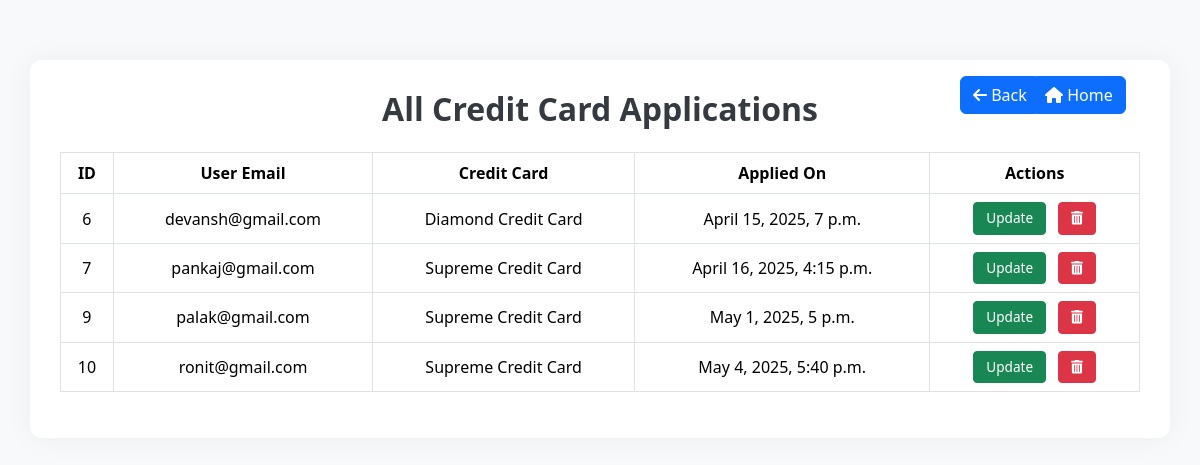
/credit/allcards/ (signed in), run on an earlier commit of the app's database.
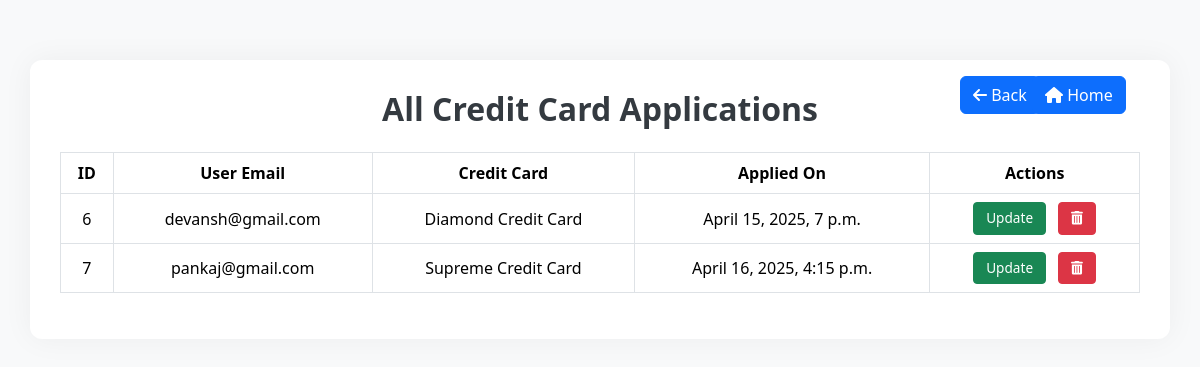
And on a later commit of the database.
### CreditCardApp/models.py (models this page shows, shortened)
class UserCardApplication(models.Model):
    user = models.OneToOneField(AppUser, on_delete=models.CASCADE)
    credit_card = models.ForeignKey(CreditCard, on_delete=models.CASCADE)
    applied_on = models.DateTimeField(auto_now_add=True)

class CreditCard(models.Model):
    name = models.CharField(max_length=100)
    description = models.TextField()
    image = models.ImageField(upload_to='card_images/')
    def __str__(self):
        return self.name

### AuthApp/models.py (models this page shows)
class AppUser(AbstractUser):
    GENDER_CHOICES = (
        ('Male', 'Male'),
        ('Female', 'Female'),
        ('Other', 'Other'),
    )
    email = models.EmailField(unique=True)
    name = models.CharField(max_length=100)
    phone = models.CharField(max_length=10,validators=[MinLengthValidator(10)])
    created_at = models.DateTimeField(auto_now_add=True , null=True)
    updated_at = models.DateTimeField(auto_now=True , null=True)
    gender = models.CharField(max_length=10, choices=GENDER_CHOICES)
    username= None
    objects = AppUserManager()
    USERNAME_FIELD = 'email'
    REQUIRED_FIELDS = ['name', 'phone', 'gender']
    def __str__(self):
        return self.email

### CreditCardApp/views.py (the view)
# urls.py: path('allcards/', views.all_credit_users_view, name='allcards'),
@login_required
def all_credit_users_view(request):
    cards = UserCardApplication.objects.all()
    return render(request ,'allcards.html',context={'cards': cards})

### CreditCardApp/templates/allcards.html (shortened to what this page needs)
<!DOCTYPE html>
<html lang="en">
<head>
    <link href="https://cdn.jsdelivr.net/npm/bootstrap@5.3.5/dist/css/bootstrap.min.css" rel="stylesheet">
    <link rel="stylesheet" href="https://cdnjs.cloudflare.com/ajax/libs/font-awesome/6.5.0/css/all.min.css" />
</head>
<body>
    <div class="profile-home" style="text-align: right; margin-left: 80vw; margin-top: 2vh; position: absolute; z-index: 10;">
        <a href="{% url 'credit' %}" class="btn btn-primary" style="text-decoration: none; color: white;"><i class="fa-solid fa-arrow-left"></i> Back</a>
        </div>
    <div class="profile-home" style="text-align: right; margin-left: 86vw; margin-top: 2vh; position: absolute; z-index: 10;">
        <a href="{% url 'home' %}" class="btn btn-primary" style="text-decoration: none; color: white;"><i class="fa fa-home"></i>  Home</a>
        </div>
    <div class="container">
        {% if cards %}
            <h2 class="text-center">All Credit Card Applications</h2>
            <table class="table table-bordered table-hover mt-4">
                <thead>
                    <tr>
                        <th>ID</th>
                        <th>User Email</th>
                        <th>Credit Card</th>
                        <th>Applied On</th>
                        <th>Actions</th>
                    </tr>
                </thead>
                <tbody>
                    {% for card in cards %}
                        <tr>
                            <td>{{ card.id }}</td>
                            <td>{{ card.user }}</td>
                            <td>{{ card.credit_card }}</td>
                            <td>{{ card.applied_on }}</td>
                            <td>
                                <a href="{% url 'update_card' card.id %}" class="btn btn-success btn-sm me-2">Update</a>
                                <a href="{% url 'delete_card' card.id %}" class="btn btn-danger btn-sm" onclick="return confirm('Are you sure you want to delete this card?');"><i class="fas fa-trash-alt"></i></a>
                            </td>
                        </tr>
                    {% endfor %}
                </tbody>
            </table>
        {% else %}
            <div class="no-data">
                <h4>Oops! No credit cards found.</h4>
            </div>
        {% endif %}
    </div>
</body>
</html>

What changed in the data, as far as the page shows it:
removed UserCardApplication: id "9", user "palak@gmail.com", credit_card "Supreme Credit Card", applied_on "May 1, 2025, 5 p.m."
removed UserCardApplication: id "10", user "ronit@gmail.com", credit_card "Supreme Credit Card", applied_on "May 4, 2025, 5:40 p.m."
